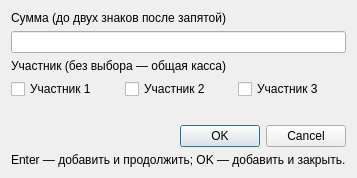
<?xml version='1.0' encoding='UTF-8'?>
<ui version="4.0">
 <class>InputDialog</class>
 <widget class="QDialog" name="InputDialog">
  <property name="windowTitle">
   <string>Kassa</string>
  </property>
  <layout class="QVBoxLayout" name="inputLayout">
   <item>
    <widget class="QLabel" name="amountLabel">
     <property name="text">
      <string>Сумма (до двух знаков после запятой)</string>
     </property>
    </widget>
   </item>
   <item>
    <widget class="QLineEdit" name="inputAmount" />
   </item>
   <item>
    <widget class="QLabel" name="peopleLabel">
     <property name="text">
      <string>Участник (без выбора — общая касса)</string>
     </property>
    </widget>
   </item>
   <item>
    <layout class="QHBoxLayout" name="peopleLayout">
     <item>
      <widget class="QCheckBox" name="checkBox1">
       <property name="text">
        <string>Участник 1</string>
       </property>
      </widget>
     </item>
     <item>
      <widget class="QCheckBox" name="checkBox2">
       <property name="text">
        <string>Участник 2</string>
       </property>
      </widget>
     </item>
     <item>
      <widget class="QCheckBox" name="checkBox3">
       <property name="text">
        <string>Участник 3</string>
       </property>
      </widget>
     </item>
    </layout>
   </item>
   <item>
    <widget class="QLabel" name="errorLabel" />
   </item>
   <item>
    <widget class="QDialogButtonBox" name="buttonBox">
     <property name="standardButtons">
      <set>QDialogButtonBox::Cancel|QDialogButtonBox::Ok</set>
     </property>
    </widget>
   </item>
   <item>
    <widget class="QLabel" name="entryHint">
     <property name="text">
      <string>Enter — добавить и продолжить; OK — добавить и закрыть.</string>
     </property>
    </widget>
   </item>
  </layout>
 </widget>
 <resources />
 <connections />
</ui>
